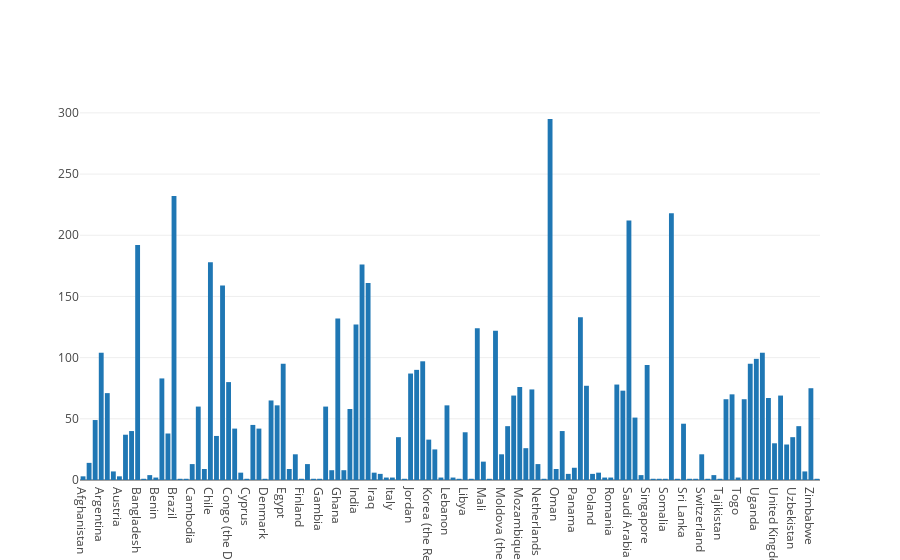

This figure's notebook cell:
### Code cell
iplot([go.Bar(x=country_df.index, y=country_df.country_count)])

### Figure 1 — Plotly figure (JSON) as saved in the notebook; plotly's stock layout.template omitted (floating-point values rounded to 4 significant figures)
{"data": [{"type": "bar", "x": ["Afghanistan", "Algeria", "Angola", "Argentina", "Armenia", "Australia", "Austria", "Azerbaijan", "Bahrain", "Bangladesh", "Barbados", "Belarus", "Benin", "Bolivia (Plurinational State of)", "Botswana", "Brazil", "Bulgaria", "Burkina Faso", "Cambodia", "Cameroon", "Canada", "Chile", "China", "Colombia", "Congo (the Democratic Republic of the)", "Costa Rica", "Croatia", "Cyprus", "Czech Republic", "Côte d'Ivoire", "Denmark", "Dominican Republic", "Ecuador", "Egypt", "Estonia", "Ethiopia", "Finland", "France", "Gabon", "Gambia", "Georgia", "Germany", "Ghana", "Guinea-Bissau", "Hong Kong", "India", "Indonesia", "Iran (Islamic Republic of)", "Iraq", "Ireland", "Israel", "Italy", "Jamaica", "Japan", "Jordan", "Kazakhstan", "Kenya", "Korea (the Republic of)", "Kuwait", "Kyrgyzstan", "Lebanon", "Lesotho", "Liberia", "Libya", "Malawi", "Malaysia", "Mali", "Mauritius", "Mexico", "Moldova (the Republic of)", "Mongolia", "Morocco", "Mozambique", "Myanmar", "Nepal", "Netherlands", "New Zealand", "Nigeria", "Oman", "Pakistan", "Palestine, State of", "Panama", "Peru", "Philippines", "Poland", "Portugal", "Qatar", "Romania", "Russian Federation", "Rwanda", "Saudi Arabia", "Senegal", "Serbia", "Singapore", "Slovakia", "Slovenia", "Somalia", "South Africa", "Spain", "Sri Lanka", "Sudan", "Swaziland", "Switzerland", "Syrian Arab Republic", "Taiwan (Province of China)", "Tajikistan", "Tanzania, United Republic of", "Thailand", "Togo", "Tunisia", "Turkey", "Uganda", "Ukraine", "United Arab Emirates", "United Kingdom of Great Britain and Northern Ireland", "United States of America", "Uruguay", "Uzbekistan", "Viet Nam", "Zambia", "Zimbabwe", "Åland Islands"], "y": [3, 14, 49, 104, 71, 7, 3, 37, 40, 192, 1, 4, 2, 83, 38, 232, 1, 1, 13, 60, 9, 178, 36, 159, 80, 42, 6, 1, 45, 42, 1, 65, 61, 95, 9, 21, 1, 13, 1, 1, 60, 8, 132, 8, 58, 127, 176, 161, 6, 5, 2, 2, 35, 1, 87, 90, 97, 33, 25, 2, 61, 2, 1, 39, 1, 124, 15, 1, 122, 21, 44, 69, 76, 26, 74, 13, 1, 295, 9, 40, 5, 10, 133, 77, 5, 6, 2, 2, 78, 73, 212, 51, 4, 94, 1, 1, 1, 218, 1, 46, 1, 1, 21, 1, 4, 1, 66, 70, 2, 66, 95, 99, 104, 67, 30, 69, 29, 35, 44, 7, 75, 1]}], "layout": {}}
